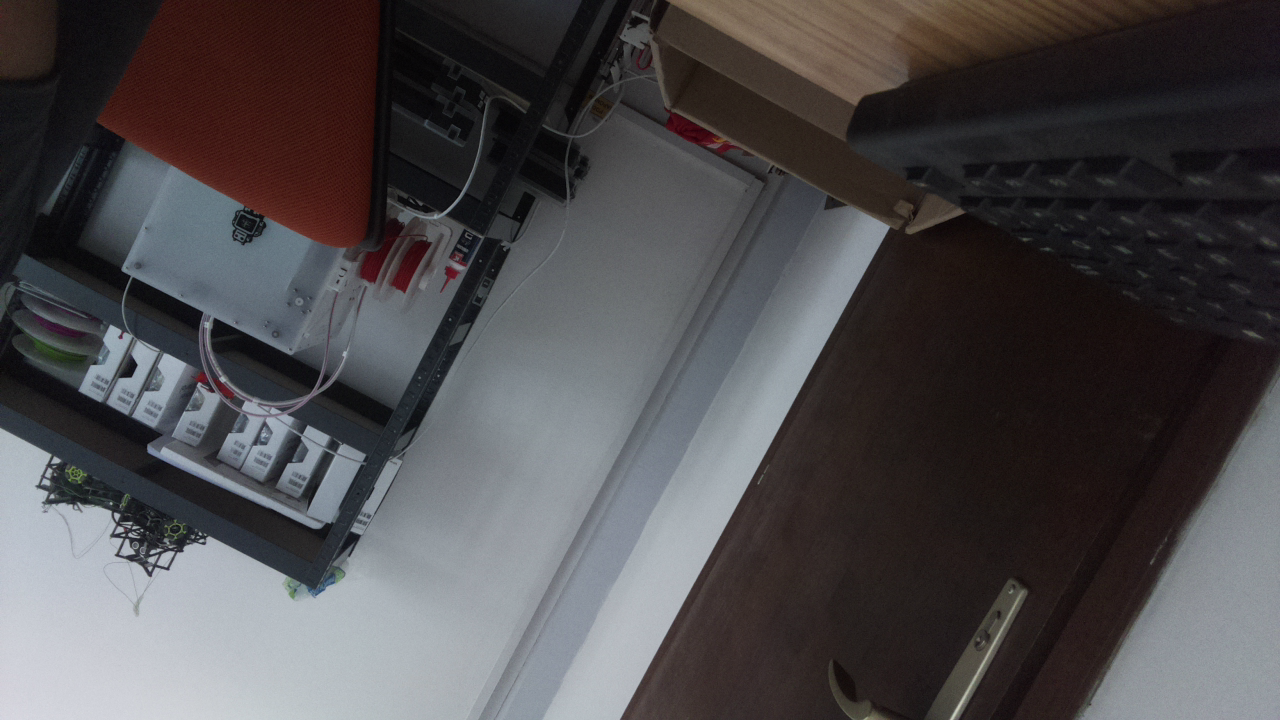
#> input picture scripts/raspberry-pi/computer-vision/v.3.1_ImageRecognition/Image Recognition/target.png, 1280 x 720 px, found by its file name
$ python v.3.0_singleTime_imageRecognitionAlg.py
#> lines starting #> are read from the running program, lines starting #| are printed output that depends on the picture; after the words box and inside, x2 and y2 are one past the last pixel; in counts of white or black regions, pixels touching at a corner belong together
#Including needed libraries

import cv2                       #Libary for image processing
import numpy as np               #Libary for matrix processing
import pytesseract as tess       #Libary for character recognition
#tess.pytesseract.tesseract_cmd = r'/usr/bin/tesseract.exe' #Installed software "Tesseract" directory path
from PIL import Image            #Python Image Library


########################################################################################################################


#Load image like matrix
frame = cv2.imread('/home/pi/Desktop/v.3.0_ImageRecognition/Image Recognition/target.png')
#> frame is the input picture: shape (720, 1280, 3); mean B, G, R 76.4, 74.4, 77

# Adding custom options
#Moj život se dijeli prije i poslije ove linije koda
#Nisam ni slutio da jedna linija koda može učiniti osobu toliko sretnim :)
custom_config = r'--oem 3 --psm 6'


#Read image size
image=Image.open('/home/pi/Desktop/v.3.0_ImageRecognition/Image Recognition/target.png')
width, height=image.size
#> width = 1280; height = 720
#print("Width ",width,", Height ", height)
imagePixelNumber=width*height
#> imagePixelNumber = 921600
#print("Total image number of pixel is ", imagePixelNumber)


#Image preprocessing needed for Tesseract
##############################################################################################

#Predprocessing functions definition

# get grayscale image
def get_grayscale(image):
    return cv2.cvtColor(image, cv2.COLOR_BGR2GRAY)
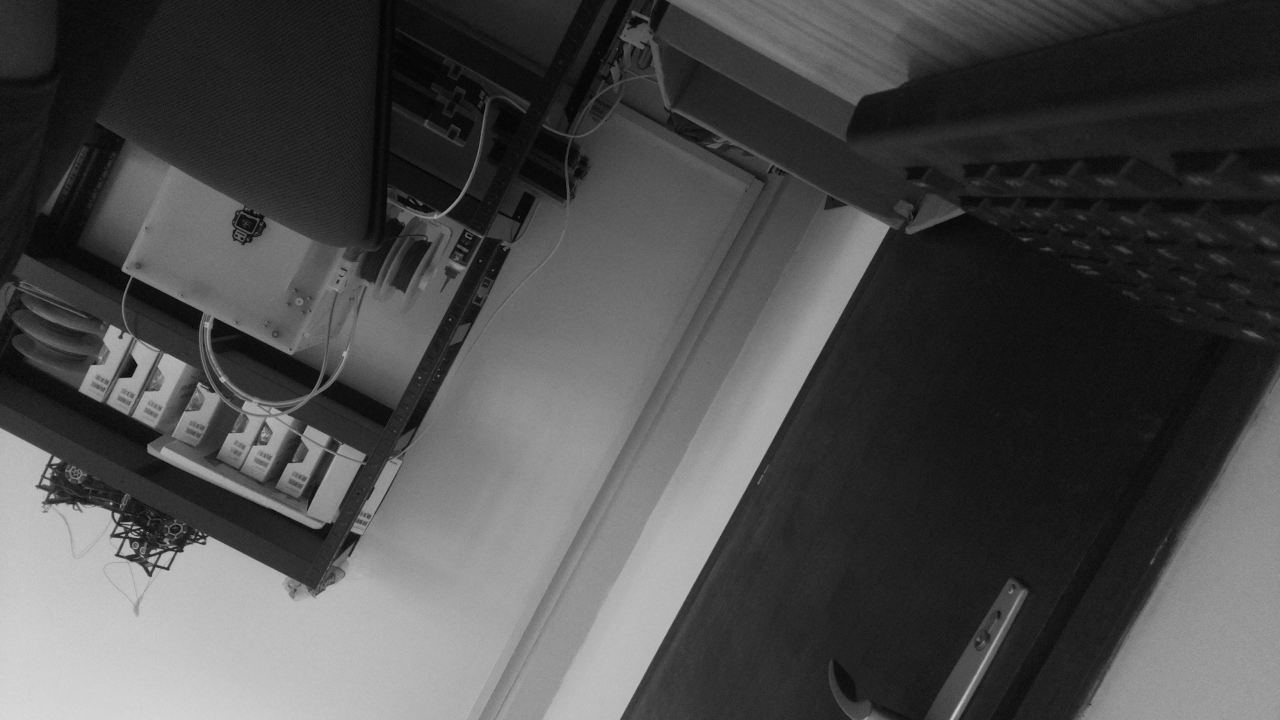
#> returned value: shape (720, 1280); min 3, max 219, mean 75.3
#> (key Esc is pressed here)

# noise remove function
def remove_noise(image):
    return cv2.medianBlur(image,5)

#thresholding
def thresholding(image):
    return cv2.threshold(image, 0, 255, cv2.THRESH_BINARY + cv2.THRESH_OTSU)[1]
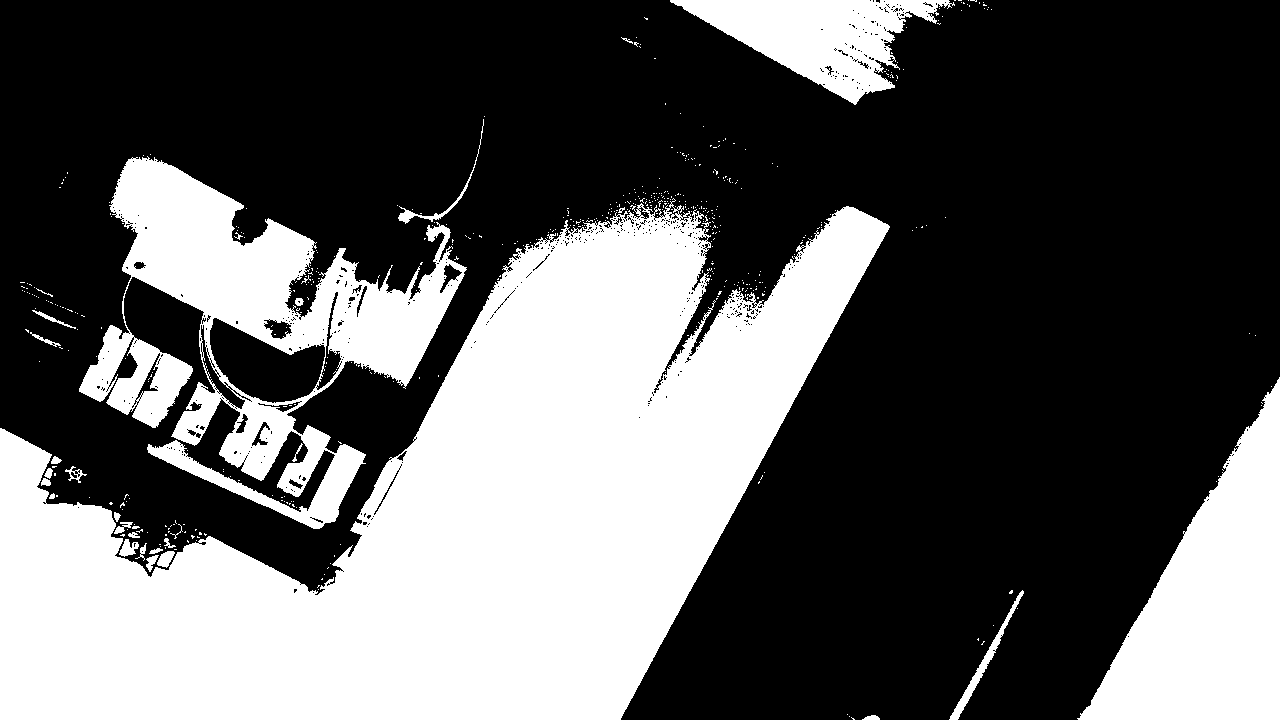
#> returned value: shape (720, 1280); 36.2% white; 529 white regions (498 under 20 px), largest, box (x1, y1, x2, y2) and area: (0, 198, 890, 720) 229379, (79, 156, 467, 529) 50991, (1077, 377, 1280, 720) 34976
#> (key Esc is pressed here)

#dilation
def dilate(image):
    kernel = np.ones((5,5),np.uint8)
    return cv2.dilate(image, kernel, iterations = 1)

#erosion
def erode(image):
    kernel = np.ones((5,5),np.uint8)
    return cv2.erode(image, kernel, iterations = 1)

#opening - erosion followed by dilation
def opening(image):
    kernel = np.ones((5,5),np.uint8)
    return cv2.morphologyEx(image, cv2.MORPH_OPEN, kernel)
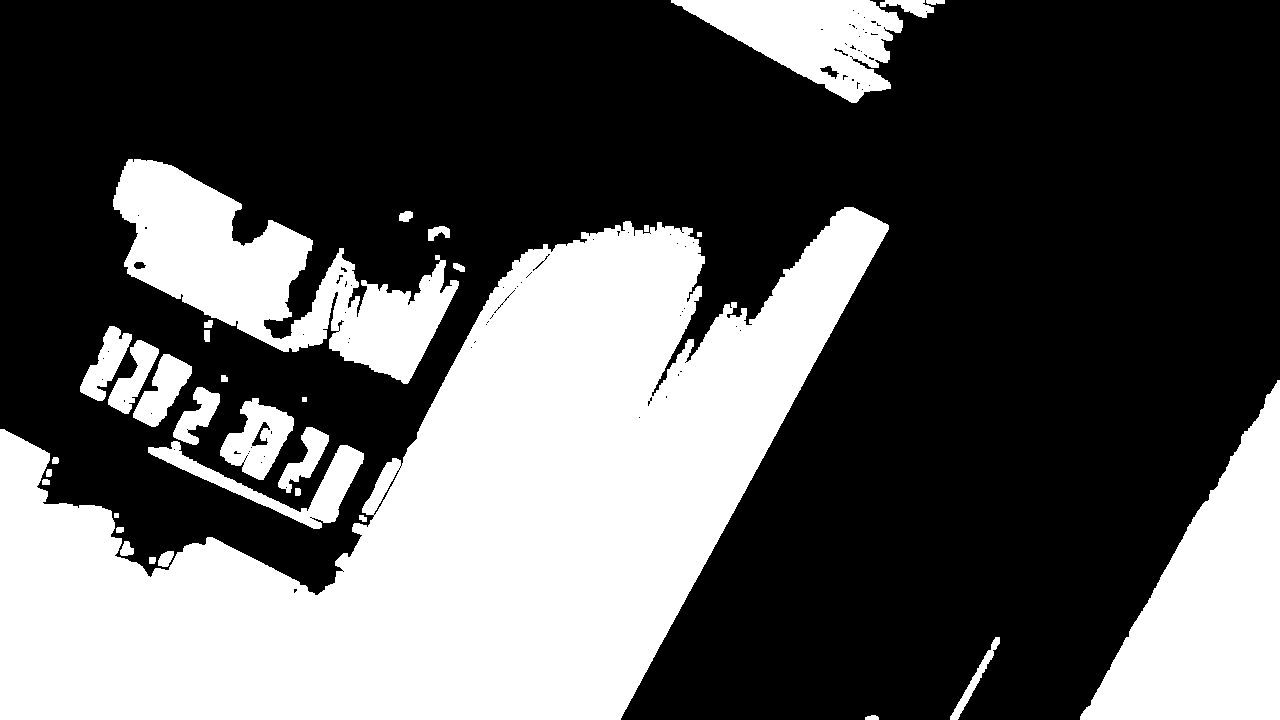
#> returned value: shape (720, 1280); 35% white; 34 white regions, largest, box (x1, y1, x2, y2) and area: (0, 207, 889, 720) 225898, (1080, 380, 1280, 720) 34837, (113, 159, 459, 384) 31247

#canny edge detection
def canny(image):
    return cv2.Canny(image, 100, 200)


#template matching
def match_template(image, template):
    return cv2.matchTemplate(image, template, cv2.TM_CCOEFF_NORMED)


#Image preprocessing

gray = get_grayscale(frame)
cv2.imshow('Grayscaled image',gray )
k = cv2.waitKey(0)
if k == 27:         # wait for ESC key to exit
    cv2.destroyAllWindows()

thresh = thresholding(gray)
cv2.imshow('Theresholded image',thresh  )
k = cv2.waitKey(0)
if k == 27:         # wait for ESC key to exit
    cv2.destroyAllWindows()

opening = opening(thresh )
cv2.imshow('Opening image',opening )
k = cv2.waitKey(0)
#> (key Esc is pressed here)
if k == 27:         # wait for ESC key to exit
    cv2.destroyAllWindows()


#Extracting charcter from image
#> (the run stopped early here; a loop or call above may not have finished)
